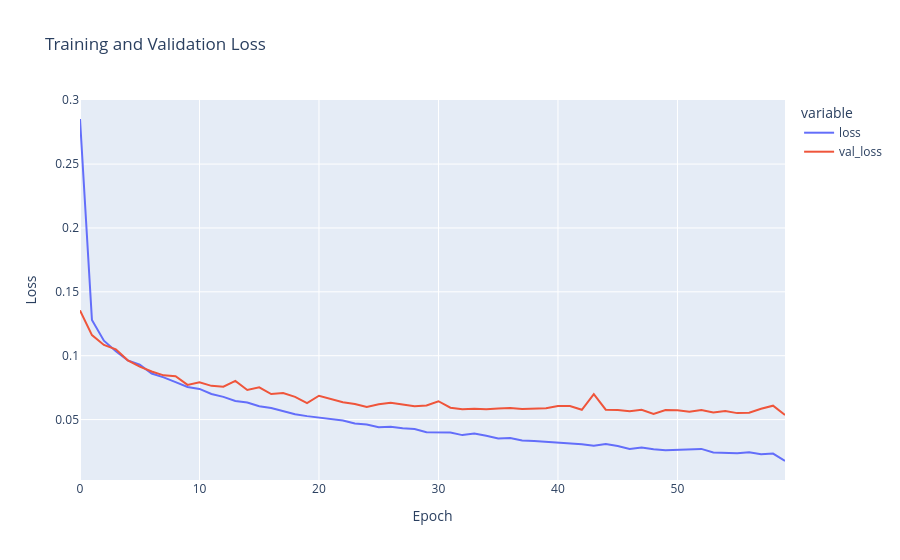

The notebook cell this image was saved under:
### Markdown cell above
### Results

### Code cell
fig = px.line(
    history.history,
    y=['loss', 'val_loss'],
    labels={'index': 'Epoch', 'value': 'Loss'},
    title='Training and Validation Loss'
)
fig.show()

### Figure 1 — Plotly figure (JSON) as saved in the notebook; plotly's stock layout.template omitted (floating-point values rounded to 4 significant figures)
{"data": [{"hovertemplate": "variable=loss<br>Epoch=%{x}<br>Loss=%{y}<extra></extra>", "legendgroup": "loss", "line": {"color": "#636efa", "dash": "solid"}, "marker": {"symbol": "circle"}, "mode": "lines", "name": "loss", "orientation": "v", "showlegend": true, "type": "scatter", "x": [0, 1, 2, 3, 4, 5, 6, 7, 8, 9, 10, 11, 12, 13, 14, 15, 16, 17, 18, 19, 20, 21, 22, 23, 24, 25, 26, 27, 28, 29, 30, 31, 32, 33, 34, 35, 36, 37, 38, 39, 40, 41, 42, 43, 44, 45, 46, 47, 48, 49, 50, 51, 52, 53, 54, 55, 56, 57, 58, 59], "xaxis": "x", "y": [0.2853, 0.128, 0.1118, 0.1035, 0.09627, 0.09292, 0.08602, 0.08307, 0.07928, 0.07547, 0.07398, 0.07001, 0.06776, 0.06458, 0.06335, 0.06045, 0.05903, 0.05634, 0.05415, 0.05269, 0.05167, 0.05024, 0.04933, 0.04693, 0.04612, 0.04398, 0.04429, 0.04316, 0.04255, 0.04016, 0.03994, 0.03994, 0.03783, 0.03906, 0.03737, 0.03519, 0.03553, 0.0336, 0.03324, 0.03265, 0.03228, 0.0312, 0.03069, 0.02942, 0.03085, 0.02929, 0.02695, 0.02822, 0.02672, 0.026, 0.02644, 0.0264, 0.02704, 0.02415, 0.02407, 0.02366, 0.02444, 0.02282, 0.02336, 0.01756], "yaxis": "y"}, {"hovertemplate": "variable=val_loss<br>Epoch=%{x}<br>Loss=%{y}<extra></extra>", "legendgroup": "val_loss", "line": {"color": "#EF553B", "dash": "solid"}, "marker": {"symbol": "circle"}, "mode": "lines", "name": "val_loss", "orientation": "v", "showlegend": true, "type": "scatter", "x": [0, 1, 2, 3, 4, 5, 6, 7, 8, 9, 10, 11, 12, 13, 14, 15, 16, 17, 18, 19, 20, 21, 22, 23, 24, 25, 26, 27, 28, 29, 30, 31, 32, 33, 34, 35, 36, 37, 38, 39, 40, 41, 42, 43, 44, 45, 46, 47, 48, 49, 50, 51, 52, 53, 54, 55, 56, 57, 58, 59], "xaxis": "x", "y": [0.1355, 0.1161, 0.1084, 0.105, 0.09636, 0.09146, 0.08763, 0.08461, 0.08394, 0.07713, 0.07911, 0.0764, 0.07573, 0.08023, 0.07313, 0.07526, 0.06994, 0.07079, 0.06781, 0.06285, 0.06863, 0.06622, 0.0636, 0.06217, 0.05977, 0.06192, 0.06315, 0.06184, 0.06043, 0.06097, 0.06436, 0.05926, 0.05814, 0.05856, 0.05807, 0.05869, 0.05911, 0.05826, 0.05859, 0.05895, 0.06061, 0.06064, 0.05767, 0.06985, 0.05777, 0.05749, 0.05649, 0.05761, 0.05441, 0.05751, 0.05724, 0.05613, 0.05756, 0.05554, 0.05674, 0.05506, 0.0554, 0.0585, 0.06084, 0.0536], "yaxis": "y"}], "layout": {"legend": {"title": {"text": "variable"}, "tracegroupgap": 0}, "title": {"text": "Training and Validation Loss"}, "xaxis": {"anchor": "y", "domain": [0, 1], "title": {"text": "Epoch"}}, "yaxis": {"anchor": "x", "domain": [0, 1], "title": {"text": "Loss"}}}}
